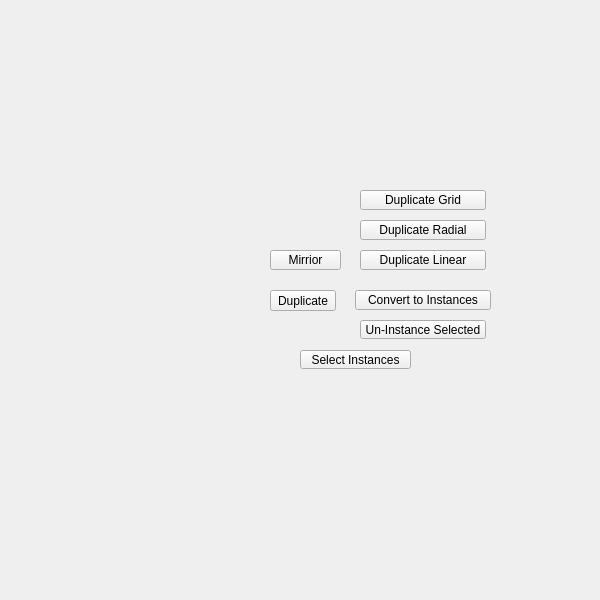
<?xml version="1.0" encoding="UTF-8"?>
<ui version="4.0">
 <class>QtUi</class>
 <widget class="QMainWindow" name="QtUi">
  <property name="enabled">
   <bool>true</bool>
  </property>
  <property name="geometry">
   <rect>
    <x>0</x>
    <y>0</y>
    <width>600</width>
    <height>600</height>
   </rect>
  </property>
  <property name="sizePolicy">
   <sizepolicy hsizetype="Ignored" vsizetype="Ignored">
    <horstretch>0</horstretch>
    <verstretch>0</verstretch>
   </sizepolicy>
  </property>
  <property name="minimumSize">
   <size>
    <width>0</width>
    <height>0</height>
   </size>
  </property>
  <property name="maximumSize">
   <size>
    <width>600</width>
    <height>600</height>
   </size>
  </property>
  <property name="toolButtonStyle">
   <enum>Qt::ToolButtonIconOnly</enum>
  </property>
  <property name="tabShape">
   <enum>QTabWidget::Triangular</enum>
  </property>
  <property name="dockNestingEnabled">
   <bool>true</bool>
  </property>
  <property name="dockOptions">
   <set>QMainWindow::AllowNestedDocks|QMainWindow::AllowTabbedDocks|QMainWindow::AnimatedDocks|QMainWindow::ForceTabbedDocks</set>
  </property>
  <widget class="QWidget" name="widget">
   <property name="sizePolicy">
    <sizepolicy hsizetype="Ignored" vsizetype="Ignored">
     <horstretch>0</horstretch>
     <verstretch>0</verstretch>
    </sizepolicy>
   </property>
   <widget class="QPushButton" name="i025">
    <property name="geometry">
     <rect>
      <x>270</x>
      <y>290</y>
      <width>66</width>
      <height>21</height>
     </rect>
    </property>
    <property name="minimumSize">
     <size>
      <width>0</width>
      <height>21</height>
     </size>
    </property>
    <property name="maximumSize">
     <size>
      <width>16777215</width>
      <height>21</height>
     </size>
    </property>
    <property name="accessibleName">
     <string>duplicate</string>
    </property>
    <property name="text">
     <string>Duplicate</string>
    </property>
   </widget>
   <widget class="QPushButton" name="b004">
    <property name="geometry">
     <rect>
      <x>300</x>
      <y>350</y>
      <width>111</width>
      <height>19</height>
     </rect>
    </property>
    <property name="maximumSize">
     <size>
      <width>999</width>
      <height>19</height>
     </size>
    </property>
    <property name="toolTip">
     <string>&lt;html&gt;&lt;head/&gt;&lt;body&gt;&lt;p&gt;Select objects that are an instance of the current selection.&lt;/p&gt;&lt;p&gt;If no user selection exists, function will select all instanced objects in the scene.&lt;/p&gt;&lt;/body&gt;&lt;/html&gt;</string>
    </property>
    <property name="text">
     <string>Select Instances</string>
    </property>
    <property name="iconSize">
     <size>
      <width>18</width>
      <height>18</height>
     </size>
    </property>
    <property name="autoDefault">
     <bool>false</bool>
    </property>
    <property name="default">
     <bool>false</bool>
    </property>
    <property name="flat">
     <bool>false</bool>
    </property>
    <property name="bnabled" stdset="0">
     <bool>true</bool>
    </property>
   </widget>
   <widget class="QPushButton" name="b005">
    <property name="geometry">
     <rect>
      <x>360</x>
      <y>320</y>
      <width>126</width>
      <height>19</height>
     </rect>
    </property>
    <property name="maximumSize">
     <size>
      <width>999</width>
      <height>19</height>
     </size>
    </property>
    <property name="toolTip">
     <string>Uninstance selected objects. (no selection is needed for 'all' flag)</string>
    </property>
    <property name="text">
     <string>Un-Instance Selected</string>
    </property>
    <property name="iconSize">
     <size>
      <width>18</width>
      <height>18</height>
     </size>
    </property>
    <property name="autoDefault">
     <bool>false</bool>
    </property>
    <property name="default">
     <bool>false</bool>
    </property>
    <property name="flat">
     <bool>false</bool>
    </property>
    <property name="bnabled" stdset="0">
     <bool>true</bool>
    </property>
   </widget>
   <widget class="PushButton" name="tb000">
    <property name="geometry">
     <rect>
      <x>355</x>
      <y>290</y>
      <width>136</width>
      <height>20</height>
     </rect>
    </property>
    <property name="minimumSize">
     <size>
      <width>0</width>
      <height>20</height>
     </size>
    </property>
    <property name="maximumSize">
     <size>
      <width>999</width>
      <height>20</height>
     </size>
    </property>
    <property name="toolTip">
     <string>&lt;html&gt;&lt;head/&gt;&lt;body&gt;&lt;p&gt;The first selected object will be instanced across all other selected objects.&lt;/p&gt;&lt;/body&gt;&lt;/html&gt;</string>
    </property>
    <property name="text">
     <string>Convert to Instances</string>
    </property>
    <property name="iconSize">
     <size>
      <width>18</width>
      <height>18</height>
     </size>
    </property>
    <property name="autoDefault">
     <bool>false</bool>
    </property>
    <property name="default">
     <bool>false</bool>
    </property>
    <property name="flat">
     <bool>false</bool>
    </property>
    <property name="bnabled" stdset="0">
     <bool>true</bool>
    </property>
   </widget>
   <widget class="QPushButton" name="b006">
    <property name="geometry">
     <rect>
      <x>360</x>
      <y>250</y>
      <width>126</width>
      <height>20</height>
     </rect>
    </property>
    <property name="minimumSize">
     <size>
      <width>0</width>
      <height>20</height>
     </size>
    </property>
    <property name="maximumSize">
     <size>
      <width>16777215</width>
      <height>20</height>
     </size>
    </property>
    <property name="toolTip">
     <string>&lt;html&gt;&lt;head/&gt;&lt;body&gt;&lt;p&gt;Duplicate: Create a linear array.&lt;/p&gt;&lt;/body&gt;&lt;/html&gt;</string>
    </property>
    <property name="text">
     <string>Duplicate Linear</string>
    </property>
    <property name="iconSize">
     <size>
      <width>18</width>
      <height>18</height>
     </size>
    </property>
    <property name="autoDefault">
     <bool>false</bool>
    </property>
    <property name="default">
     <bool>false</bool>
    </property>
    <property name="flat">
     <bool>false</bool>
    </property>
    <property name="bnabled" stdset="0">
     <bool>true</bool>
    </property>
   </widget>
   <widget class="QPushButton" name="b008">
    <property name="geometry">
     <rect>
      <x>360</x>
      <y>190</y>
      <width>126</width>
      <height>20</height>
     </rect>
    </property>
    <property name="minimumSize">
     <size>
      <width>0</width>
      <height>20</height>
     </size>
    </property>
    <property name="maximumSize">
     <size>
      <width>16777215</width>
      <height>20</height>
     </size>
    </property>
    <property name="toolTip">
     <string>&lt;html&gt;&lt;head/&gt;&lt;body&gt;&lt;p&gt;Duplicate: Create a grid array.&lt;/p&gt;&lt;/body&gt;&lt;/html&gt;</string>
    </property>
    <property name="text">
     <string>Duplicate Grid</string>
    </property>
    <property name="iconSize">
     <size>
      <width>18</width>
      <height>18</height>
     </size>
    </property>
    <property name="autoDefault">
     <bool>false</bool>
    </property>
    <property name="default">
     <bool>false</bool>
    </property>
    <property name="flat">
     <bool>false</bool>
    </property>
    <property name="bnabled" stdset="0">
     <bool>true</bool>
    </property>
   </widget>
   <widget class="QPushButton" name="b007">
    <property name="geometry">
     <rect>
      <x>360</x>
      <y>220</y>
      <width>126</width>
      <height>20</height>
     </rect>
    </property>
    <property name="minimumSize">
     <size>
      <width>0</width>
      <height>20</height>
     </size>
    </property>
    <property name="maximumSize">
     <size>
      <width>16777215</width>
      <height>20</height>
     </size>
    </property>
    <property name="toolTip">
     <string>&lt;html&gt;&lt;head/&gt;&lt;body&gt;&lt;p&gt;Radial Array: Create a radial array.&lt;/p&gt;&lt;/body&gt;&lt;/html&gt;</string>
    </property>
    <property name="text">
     <string>Duplicate Radial</string>
    </property>
    <property name="iconSize">
     <size>
      <width>18</width>
      <height>18</height>
     </size>
    </property>
    <property name="autoDefault">
     <bool>false</bool>
    </property>
    <property name="default">
     <bool>false</bool>
    </property>
    <property name="flat">
     <bool>false</bool>
    </property>
    <property name="bnabled" stdset="0">
     <bool>true</bool>
    </property>
   </widget>
   <widget class="QPushButton" name="b000">
    <property name="geometry">
     <rect>
      <x>270</x>
      <y>250</y>
      <width>71</width>
      <height>20</height>
     </rect>
    </property>
    <property name="minimumSize">
     <size>
      <width>0</width>
      <height>20</height>
     </size>
    </property>
    <property name="maximumSize">
     <size>
      <width>16777215</width>
      <height>20</height>
     </size>
    </property>
    <property name="toolTip">
     <string>&lt;html&gt;&lt;head/&gt;&lt;body&gt;&lt;p&gt;&lt;br/&gt;&lt;/p&gt;&lt;/body&gt;&lt;/html&gt;</string>
    </property>
    <property name="text">
     <string>Mirrior</string>
    </property>
    <property name="iconSize">
     <size>
      <width>18</width>
      <height>18</height>
     </size>
    </property>
    <property name="autoDefault">
     <bool>false</bool>
    </property>
    <property name="default">
     <bool>false</bool>
    </property>
    <property name="flat">
     <bool>false</bool>
    </property>
    <property name="bnabled" stdset="0">
     <bool>true</bool>
    </property>
   </widget>
  </widget>
 </widget>
 <customwidgets>
  <customwidget>
   <class>PushButton</class>
   <extends>QPushButton</extends>
   <header>widgets.pushbutton.h</header>
  </customwidget>
 </customwidgets>
 <resources/>
 <connections/>
 <designerdata>
  <property name="gridDeltaX">
   <number>5</number>
  </property>
  <property name="gridDeltaY">
   <number>10</number>
  </property>
  <property name="gridSnapX">
   <bool>true</bool>
  </property>
  <property name="gridSnapY">
   <bool>true</bool>
  </property>
  <property name="gridVisible">
   <bool>true</bool>
  </property>
 </designerdata>
</ui>
